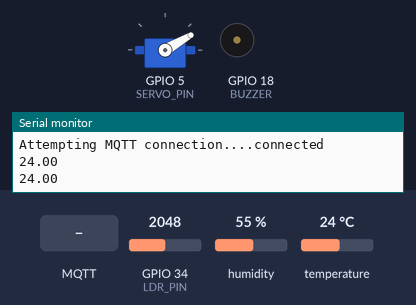
Recording of a sketch running on a simulated ESP32. On the bench: servo, buzzer (waves = sounding), the last lines printed to the serial monitor. Inputs (shaded band) come from the test bench; at power-on: GPIO 34 (LDR_PIN) = 2048, humidity 55 %, temperature 24 °C. WiFi joins after 1.5 s; servers stay silent unless stated; no MQTT or app messages arrive unless stated.

Above: at 2.7 s.
2.8 s: MQTT message "1" arrives on the first subscribed topic
At 3.9 s:
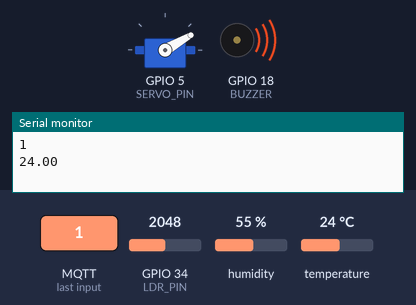
5.0 s: MQTT message "ENTC-LIGHT-ts" arrives on the first subscribed topic
At 6.3 s:
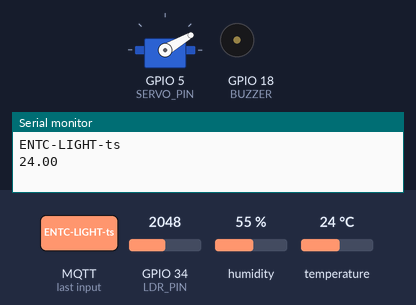
Timing chart, 0 to 8.0 s (numbered marks = the images above; inputs shaded):
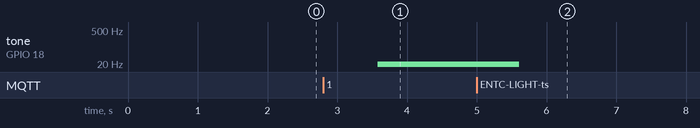

Measured:
- after the input at 2.8 s, tone on GPIO 18 (BUZZER): silent → 18 Hz after 0.78 s
- after the input at 5.0 s, tone on GPIO 18 (BUZZER): 18 Hz → silent after 0.61 s

The sketch:

sketch.ino
```cpp
//MEDIBOX PROJECT......................................................


#include <WiFi.h> //to connecting the wifi connection
#include <PubSubClient.h> //to sen the temp via mqtt
#include "DHTesp.h"//to take the temperature value and send it to the dashboard
#include <NTPClient.h> //to take time to our application
#include <WiFiUdp.h> //to initiate the ntp client library, we need that library
#include <ESP32Servo.h>//import servo motor

//defining pins for components
#define DHT_PIN 15
#define BUZZER 18
#define LDR_PIN 34
#define SERVO_PIN 5

// Setting up components and variables
WiFiClient espClient;
PubSubClient mqttClient(espClient);

WiFiUDP ntpUDP;
NTPClient timeClient(ntpUDP);

char tempAr[6];

DHTesp dhtSensor;

bool isScheduledON = false;
unsigned long scheduledOnTime;

// Variables for LDR
unsigned long samplingInterval = 5000;   // ts in milliseconds (default 5s)
unsigned long sendingInterval = 120000;  // tu in milliseconds (default 2 mins)

#define MAX_SAMPLES 300
float ldrSamples[MAX_SAMPLES];
int sampleCount = 0;

unsigned long lastSampleTime = 0;
unsigned long lastSendTime = 0;

//Variables for Servo
Servo servo;

float thetaOffset = 30.0;
float gammaFactor = 0.75;
float Tmed = 30.0;


// Functions defined

//Setting up wifi
void setupWifi(){
  Serial.println();
  Serial.print("Connecting to ");
  Serial.println("Wokwi-GUEST");
  WiFi.begin("Wokwi-GUEST","");

  while (WiFi.status() != WL_CONNECTED){
    delay(500);
    Serial.print(".");
  }

  Serial.println("WiFi Connected");
  Serial.println("IP Address: ");
  Serial.println(WiFi.localIP());

}
// buzzer operation
void buzzerOn(bool on){
  if(on){
    tone(BUZZER, 18);
  }else{
    noTone(BUZZER);
  }
}
// get data from mqtt server
void receiveCallback(char* topic,byte* payload, unsigned int length){
  Serial.print("Message arrived [");
  Serial.print(topic);
  Serial.print("]");


  // ------- DEBUG BLOCK -------------------
  Serial.print("Raw bytes: ");
  for (unsigned int i = 0; i < length; i++) {
    Serial.write(payload[i]);        // print as characters
  }
  Serial.print(" | Length = ");
  Serial.println(length);
  // -----------------------------------------------


  char payloadCharAr[length];
  for(int i = 0;i<length;i++){
    Serial.print((char)payload[i]);
    payloadCharAr[i] = (char)payload[i];
  }

  Serial.println();

  if(strcmp(topic, "ENTC-ADMIN-MAIN-ON-OFF") ==0){
    buzzerOn(payloadCharAr[0] == '1');
  }else if (strcmp(topic, "ENTC-ADMIN-SCH-ON-OFF") ==0){
    if(payloadCharAr[0] == 'N'){
      isScheduledON= false;
    }else{
      isScheduledON = true;
      scheduledOnTime = atol(payloadCharAr);

       // ------- DEBUG LINE ----------------
      Serial.print("Scheduler ON   |  Epoch parsed = ");
      Serial.println(scheduledOnTime);
      // ------------------------------------------
    }
  }else if (strcmp(topic, "ENTC-LIGHT-ts") == 0) {
  samplingInterval = atol(payloadCharAr) * 1000;
  Serial.print("Updated ts to: "); Serial.println(samplingInterval);
  }else if (strcmp(topic, "ENTC-LIGHT-tu") == 0) {
    sendingInterval = atol(payloadCharAr) * 1000;
    Serial.print("Updated tu to: "); Serial.println(sendingInterval);
  }else if (strcmp(topic, "ENTC-WINDOW-THETA") == 0) {
    thetaOffset = atof(payloadCharAr);
    Serial.print("Updated thetaOffset: "); Serial.println(thetaOffset);

  }else if (strcmp(topic, "ENTC-WINDOW-GAMMA") == 0) {
      gammaFactor = atof(payloadCharAr);
      Serial.print("Updated gammaFactor: "); Serial.println(gammaFactor);

  }else if (strcmp(topic, "ENTC-WINDOW-TEMP-MED") == 0) {
      Tmed = atof(payloadCharAr);
      Serial.print("Updated Tmed: "); Serial.println(Tmed);
  }

}
//setting up mqtt
void setupMqtt(){
  mqttClient.setServer("test.mosquitto.org", 1883);
  mqttClient.setCallback(receiveCallback);

  mqttClient.subscribe("ENTC-ADMIN-MAIN-ON-OFF");
  mqttClient.subscribe("ENTC-ADMIN-SCH-ON-OFF");
  mqttClient.subscribe("ENTC-LIGHT-ts");
  mqttClient.subscribe("ENTC-LIGHT-tu");

  mqttClient.subscribe("ENTC-WINDOW-THETA");
  mqttClient.subscribe("ENTC-WINDOW-GAMMA");
  mqttClient.subscribe("ENTC-WINDOW-TEMP-MED");

}
// setup initials
void setup() {
  // put your setup code here, to run once:
  Serial.begin(115200);
  setupWifi();

  setupMqtt();

  dhtSensor.setup(DHT_PIN, DHTesp::DHT22);

  timeClient.begin();
  timeClient.setTimeOffset(5.5*3600);

  pinMode(BUZZER, OUTPUT);
  digitalWrite(BUZZER, LOW);

  servo.attach(SERVO_PIN);
  servo.write(thetaOffset);  // Start at minimum angle

}
// temperature reading
void updateTemperature() {
  TempAndHumidity data = dhtSensor.getTempAndHumidity();
  if (isnan(data.temperature)) {
    Serial.println("DHT read failed!");
    return;
  }
  String(data.temperature, 2).toCharArray(tempAr, 6);

}

float readNormalizedLDR() {
  int raw = analogRead(LDR_PIN); // 0-4095
  return float(raw) / 4095.0;
}
// connect to mqtt broker
void connectToBroker(){
  while (!mqttClient.connected()){
    Serial.print("Attempting MQTT connection....");
    if (mqttClient.connect("ESP32-12345645454")){
      Serial.println("connected");
      mqttClient.subscribe("ENTC-ADMIN-MAIN-ON-OFF");
      mqttClient.subscribe("ENTC-ADMIN-SCH-ON-OFF");
      mqttClient.subscribe("ENTC-LIGHT-ts");
      mqttClient.subscribe("ENTC-LIGHT-tu");


    }else{
      Serial.print("failed ");
      Serial.print(mqttClient.state());
      delay(5000);
    }
  }
}
// get the time now
unsigned long getTime(){
  timeClient.update();
  return timeClient.getEpochTime();
}

//checking shedule
void checkSchedule(){
  if(isScheduledON ){
    unsigned long currentTime = getTime();
    if(currentTime > scheduledOnTime){
      buzzerOn(true);
      isScheduledON = false;
      mqttClient.publish("ENTC-ADMIN-MAIN-ON-OFF-ESP", "1");
      mqttClient.publish("ENTC-ADMIN-SCH-ESP-ON", "0");
      Serial.println("Scheduled ON");
    }

  }
}

// Maintain window according to light intencity
void updateServoAngle(float lightIntensity, float temperature) {
  // Avoid divide-by-zero or invalid log input
  unsigned long ts = samplingInterval;
  unsigned long tu = sendingInterval;


  if (tu == 0 || ts == 0 || lightIntensity < 0 || lightIntensity > 1 || temperature <= 0) return;

  float logRatio = log((float)ts / (float)tu);  // natural log
  float factor = lightIntensity * gammaFactor * logRatio * (temperature / Tmed);

  float angle = thetaOffset + (180.0 - thetaOffset) * factor;

  // Clamp angle between 0 and 180
  if (angle < 0) angle = 0;
  if (angle > 180) angle = 180;

  servo.write((int)angle);
  Serial.print("Servo angle set to: ");
  Serial.println((int)angle);
}


// running the functions accordingly
void loop() {
  // put your main code here, to run repeatedly:
  if (!mqttClient.connected()){
    connectToBroker();
  }
  mqttClient.loop();

  updateTemperature();
  Serial.println(tempAr);
  mqttClient.publish("ENTC-ADMIN-TEMP",tempAr);

  checkSchedule();

  unsigned long now = millis();

  // Sample every ts seconds
  if (now - lastSampleTime >= samplingInterval) {
    lastSampleTime = now;
    if (sampleCount < MAX_SAMPLES) {
      ldrSamples[sampleCount++] = readNormalizedLDR();
    }
  }

  // Average and send every tu seconds
  if (now - lastSendTime >= sendingInterval) {
    lastSendTime = now;

    if (sampleCount > 0) {
      float sum = 0;
      for (int i = 0; i < sampleCount; i++) {
        sum += ldrSamples[i];
      }
      float avg = sum / sampleCount;

      char ldrMsg[8];
      dtostrf(avg, 1, 4, ldrMsg);
      mqttClient.publish("ENTC-LIGHT-AVG", ldrMsg);
      Serial.print("LDR Avg Sent: "); Serial.println(ldrMsg);

      // Read temperature and update servo
      TempAndHumidity data = dhtSensor.getTempAndHumidity();
      float tempNow = data.temperature;

      updateServoAngle(avg, tempNow);  // 🔄 Adjust sliding window

      sampleCount = 0;  // Reset buffer
    }
  }

  delay(1000);
}
```
